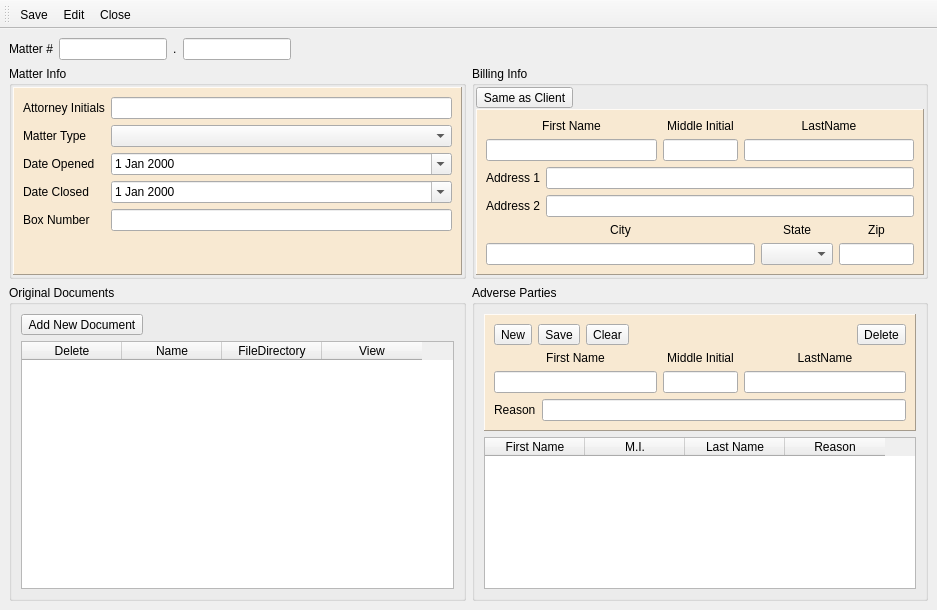
<?xml version="1.0" encoding="UTF-8"?>
<ui version="4.0">
 <class>MatterWindow</class>
 <widget class="QMainWindow" name="MatterWindow">
  <property name="windowModality">
   <enum>Qt::ApplicationModal</enum>
  </property>
  <property name="geometry">
   <rect>
    <x>0</x>
    <y>0</y>
    <width>937</width>
    <height>610</height>
   </rect>
  </property>
  <property name="windowTitle">
   <string>Matter Details</string>
  </property>
  <property name="styleSheet">
   <string notr="true">
QMainWindow#MainWindow{
	
	font: 10pt &quot;Microsoft Tai Le&quot;;
	background-color:rgb(226, 226, 226);
}
QGroupBox{
	font: 75 12pt &quot;Microsoft Tai Le&quot;;
}
QPushButton{
	
	font: 75 10pt &quot;Microsoft Tai Le&quot;;
	color: rgb(202, 161, 56);
	background-color: rgb(11, 56, 97);
}
QToolButton{
	font: 75 10pt &quot;Microsoft Tai Le&quot;;
}
QToolButton#prevPage{
	
	font: 75 10pt &quot;Microsoft Tai Le&quot;;
	color: rgb(202, 161, 56);
	background-color: rgb(11, 56, 97);
}
QToolButton#nextPage{
	
	font: 75 10pt &quot;Microsoft Tai Le&quot;;
	color: rgb(202, 161, 56);
	background-color: rgb(11, 56, 97);
}</string>
  </property>
  <property name="toolButtonStyle">
   <enum>Qt::ToolButtonIconOnly</enum>
  </property>
  <widget class="QWidget" name="centralwidget">
   <layout class="QVBoxLayout" name="verticalLayout_7">
    <item>
     <layout class="QHBoxLayout" name="horizontalLayout_5">
      <item>
       <widget class="QLabel" name="label_5">
        <property name="styleSheet">
         <string notr="true">font: 75 12pt &quot;Microsoft Tai Le&quot;;</string>
        </property>
        <property name="text">
         <string>Matter #</string>
        </property>
       </widget>
      </item>
      <item>
       <widget class="QLineEdit" name="clientNum">
        <property name="sizePolicy">
         <sizepolicy hsizetype="Preferred" vsizetype="Fixed">
          <horstretch>0</horstretch>
          <verstretch>0</verstretch>
         </sizepolicy>
        </property>
       </widget>
      </item>
      <item>
       <widget class="QLabel" name="label_11">
        <property name="styleSheet">
         <string notr="true">font: 75 12pt &quot;Microsoft Tai Le&quot;;</string>
        </property>
        <property name="text">
         <string>.</string>
        </property>
       </widget>
      </item>
      <item>
       <widget class="QLineEdit" name="matterNum">
        <property name="sizePolicy">
         <sizepolicy hsizetype="Preferred" vsizetype="Fixed">
          <horstretch>0</horstretch>
          <verstretch>0</verstretch>
         </sizepolicy>
        </property>
       </widget>
      </item>
      <item>
       <spacer name="horizontalSpacer_4">
        <property name="orientation">
         <enum>Qt::Horizontal</enum>
        </property>
        <property name="sizeHint" stdset="0">
         <size>
          <width>40</width>
          <height>20</height>
         </size>
        </property>
       </spacer>
      </item>
     </layout>
    </item>
    <item>
     <layout class="QHBoxLayout" name="horizontalLayout">
      <item>
       <widget class="QGroupBox" name="matterGroup">
        <property name="title">
         <string>Matter Info</string>
        </property>
        <property name="flat">
         <bool>true</bool>
        </property>
        <layout class="QVBoxLayout" name="verticalLayout_3">
         <property name="spacing">
          <number>1</number>
         </property>
         <property name="leftMargin">
          <number>1</number>
         </property>
         <property name="topMargin">
          <number>1</number>
         </property>
         <property name="rightMargin">
          <number>1</number>
         </property>
         <property name="bottomMargin">
          <number>1</number>
         </property>
         <item>
          <widget class="QFrame" name="frame">
           <property name="styleSheet">
            <string notr="true">QFrame{ background-color: rgb(248, 233, 210); }</string>
           </property>
           <property name="frameShape">
            <enum>QFrame::Panel</enum>
           </property>
           <property name="frameShadow">
            <enum>QFrame::Raised</enum>
           </property>
           <layout class="QFormLayout" name="formLayout_2">
            <item row="0" column="0">
             <widget class="QLabel" name="label">
              <property name="text">
               <string>Attorney Initials</string>
              </property>
             </widget>
            </item>
            <item row="0" column="1">
             <widget class="QLineEdit" name="attorneyInitials"/>
            </item>
            <item row="1" column="0">
             <widget class="QLabel" name="label_2">
              <property name="text">
               <string>Matter Type</string>
              </property>
             </widget>
            </item>
            <item row="1" column="1">
             <widget class="QComboBox" name="matterType"/>
            </item>
            <item row="2" column="0">
             <widget class="QLabel" name="label_3">
              <property name="text">
               <string>Date Opened</string>
              </property>
             </widget>
            </item>
            <item row="2" column="1">
             <widget class="QDateEdit" name="dateOpened">
              <property name="showGroupSeparator" stdset="0">
               <bool>false</bool>
              </property>
              <property name="calendarPopup">
               <bool>true</bool>
              </property>
             </widget>
            </item>
            <item row="3" column="0">
             <widget class="QLabel" name="label_9">
              <property name="text">
               <string>Date Closed</string>
              </property>
             </widget>
            </item>
            <item row="3" column="1">
             <widget class="QDateEdit" name="dateClosed">
              <property name="showGroupSeparator" stdset="0">
               <bool>false</bool>
              </property>
              <property name="calendarPopup">
               <bool>true</bool>
              </property>
             </widget>
            </item>
            <item row="4" column="0">
             <widget class="QLabel" name="label_10">
              <property name="text">
               <string>Box Number</string>
              </property>
             </widget>
            </item>
            <item row="4" column="1">
             <widget class="QLineEdit" name="boxNumber"/>
            </item>
           </layout>
          </widget>
         </item>
        </layout>
       </widget>
      </item>
      <item>
       <widget class="QGroupBox" name="billingGroup">
        <property name="title">
         <string>Billing Info</string>
        </property>
        <property name="flat">
         <bool>true</bool>
        </property>
        <layout class="QVBoxLayout" name="verticalLayout_4">
         <property name="spacing">
          <number>1</number>
         </property>
         <property name="leftMargin">
          <number>1</number>
         </property>
         <property name="topMargin">
          <number>1</number>
         </property>
         <property name="rightMargin">
          <number>1</number>
         </property>
         <property name="bottomMargin">
          <number>1</number>
         </property>
         <item>
          <widget class="QToolButton" name="useClientAddress">
           <property name="text">
            <string>Same as Client</string>
           </property>
          </widget>
         </item>
         <item>
          <widget class="QFrame" name="frame_2">
           <property name="styleSheet">
            <string notr="true">QFrame{ background-color: rgb(248, 233, 210); }</string>
           </property>
           <property name="frameShape">
            <enum>QFrame::Panel</enum>
           </property>
           <property name="frameShadow">
            <enum>QFrame::Raised</enum>
           </property>
           <layout class="QVBoxLayout" name="verticalLayout">
            <item>
             <layout class="QGridLayout" name="gridLayout">
              <item row="2" column="0">
               <widget class="QLineEdit" name="firstName"/>
              </item>
              <item row="2" column="2">
               <widget class="QLineEdit" name="lastName"/>
              </item>
              <item row="2" column="1">
               <widget class="QLineEdit" name="middleInitial">
                <property name="sizePolicy">
                 <sizepolicy hsizetype="Preferred" vsizetype="Fixed">
                  <horstretch>0</horstretch>
                  <verstretch>0</verstretch>
                 </sizepolicy>
                </property>
                <property name="maximumSize">
                 <size>
                  <width>75</width>
                  <height>16777215</height>
                 </size>
                </property>
               </widget>
              </item>
              <item row="1" column="2">
               <widget class="QLabel" name="label_8">
                <property name="text">
                 <string>LastName</string>
                </property>
                <property name="alignment">
                 <set>Qt::AlignCenter</set>
                </property>
               </widget>
              </item>
              <item row="1" column="0">
               <widget class="QLabel" name="label_6">
                <property name="text">
                 <string>First Name</string>
                </property>
                <property name="alignment">
                 <set>Qt::AlignCenter</set>
                </property>
               </widget>
              </item>
              <item row="1" column="1">
               <widget class="QLabel" name="label_7">
                <property name="text">
                 <string>Middle Initial</string>
                </property>
                <property name="alignment">
                 <set>Qt::AlignCenter</set>
                </property>
               </widget>
              </item>
             </layout>
            </item>
            <item>
             <layout class="QFormLayout" name="formLayout">
              <item row="0" column="0">
               <widget class="QLabel" name="label_27">
                <property name="text">
                 <string>Address 1</string>
                </property>
               </widget>
              </item>
              <item row="0" column="1">
               <widget class="QLineEdit" name="addr1"/>
              </item>
              <item row="1" column="0">
               <widget class="QLabel" name="label_28">
                <property name="text">
                 <string>Address 2</string>
                </property>
               </widget>
              </item>
              <item row="1" column="1">
               <widget class="QLineEdit" name="addr2"/>
              </item>
             </layout>
            </item>
            <item>
             <layout class="QGridLayout" name="gridLayout_10">
              <item row="0" column="0">
               <widget class="QLabel" name="label_29">
                <property name="text">
                 <string>City</string>
                </property>
                <property name="alignment">
                 <set>Qt::AlignCenter</set>
                </property>
               </widget>
              </item>
              <item row="0" column="1">
               <widget class="QLabel" name="label_30">
                <property name="text">
                 <string>State</string>
                </property>
                <property name="alignment">
                 <set>Qt::AlignCenter</set>
                </property>
               </widget>
              </item>
              <item row="0" column="2">
               <widget class="QLabel" name="label_31">
                <property name="text">
                 <string>Zip</string>
                </property>
                <property name="alignment">
                 <set>Qt::AlignCenter</set>
                </property>
               </widget>
              </item>
              <item row="1" column="0">
               <widget class="QLineEdit" name="billCity"/>
              </item>
              <item row="1" column="1">
               <widget class="QComboBox" name="billState"/>
              </item>
              <item row="1" column="2">
               <widget class="QLineEdit" name="billZip">
                <property name="maximumSize">
                 <size>
                  <width>75</width>
                  <height>16777215</height>
                 </size>
                </property>
               </widget>
              </item>
             </layout>
            </item>
           </layout>
          </widget>
         </item>
        </layout>
       </widget>
      </item>
     </layout>
    </item>
    <item>
     <layout class="QHBoxLayout" name="horizontalLayout_7">
      <item>
       <widget class="QGroupBox" name="documentGroup">
        <property name="title">
         <string>Original Documents</string>
        </property>
        <property name="flat">
         <bool>true</bool>
        </property>
        <layout class="QVBoxLayout" name="verticalLayout_2">
         <item>
          <layout class="QHBoxLayout" name="horizontalLayout_6">
           <item>
            <widget class="QToolButton" name="attachDocument">
             <property name="text">
              <string>Add New Document</string>
             </property>
             <property name="toolButtonStyle">
              <enum>Qt::ToolButtonTextBesideIcon</enum>
             </property>
            </widget>
           </item>
           <item>
            <spacer name="horizontalSpacer_5">
             <property name="orientation">
              <enum>Qt::Horizontal</enum>
             </property>
             <property name="sizeHint" stdset="0">
              <size>
               <width>40</width>
               <height>20</height>
              </size>
             </property>
            </spacer>
           </item>
          </layout>
         </item>
         <item>
          <widget class="QTableWidget" name="documentList">
           <column>
            <property name="text">
             <string>Delete</string>
            </property>
           </column>
           <column>
            <property name="text">
             <string>Name</string>
            </property>
           </column>
           <column>
            <property name="text">
             <string>FileDirectory</string>
            </property>
           </column>
           <column>
            <property name="text">
             <string>View</string>
            </property>
           </column>
          </widget>
         </item>
        </layout>
       </widget>
      </item>
      <item>
       <widget class="QGroupBox" name="adversePartyGroup">
        <property name="title">
         <string>Adverse Parties</string>
        </property>
        <property name="flat">
         <bool>true</bool>
        </property>
        <layout class="QVBoxLayout" name="verticalLayout_6">
         <item>
          <widget class="QFrame" name="frame_3">
           <property name="styleSheet">
            <string notr="true">QFrame{ background-color: rgb(248, 233, 210); }</string>
           </property>
           <property name="frameShape">
            <enum>QFrame::Panel</enum>
           </property>
           <property name="frameShadow">
            <enum>QFrame::Raised</enum>
           </property>
           <layout class="QVBoxLayout" name="verticalLayout_5">
            <item>
             <layout class="QGridLayout" name="gridLayout_3">
              <item row="1" column="0">
               <widget class="QLabel" name="label_14">
                <property name="text">
                 <string>First Name</string>
                </property>
                <property name="alignment">
                 <set>Qt::AlignCenter</set>
                </property>
               </widget>
              </item>
              <item row="2" column="0">
               <widget class="QLineEdit" name="apFirst"/>
              </item>
              <item row="1" column="2">
               <widget class="QLabel" name="label_16">
                <property name="text">
                 <string>LastName</string>
                </property>
                <property name="alignment">
                 <set>Qt::AlignCenter</set>
                </property>
               </widget>
              </item>
              <item row="1" column="1">
               <widget class="QLabel" name="label_15">
                <property name="text">
                 <string>Middle Initial</string>
                </property>
                <property name="alignment">
                 <set>Qt::AlignCenter</set>
                </property>
               </widget>
              </item>
              <item row="2" column="1">
               <widget class="QLineEdit" name="apMiddle">
                <property name="sizePolicy">
                 <sizepolicy hsizetype="Preferred" vsizetype="Fixed">
                  <horstretch>0</horstretch>
                  <verstretch>0</verstretch>
                 </sizepolicy>
                </property>
                <property name="maximumSize">
                 <size>
                  <width>75</width>
                  <height>16777215</height>
                 </size>
                </property>
               </widget>
              </item>
              <item row="2" column="2">
               <widget class="QLineEdit" name="apLast"/>
              </item>
              <item row="0" column="0" colspan="3">
               <layout class="QHBoxLayout" name="horizontalLayout_3">
                <item>
                 <widget class="QToolButton" name="apNew">
                  <property name="text">
                   <string>New</string>
                  </property>
                  <property name="toolButtonStyle">
                   <enum>Qt::ToolButtonTextBesideIcon</enum>
                  </property>
                 </widget>
                </item>
                <item>
                 <widget class="QToolButton" name="apSave">
                  <property name="text">
                   <string>Save</string>
                  </property>
                  <property name="toolButtonStyle">
                   <enum>Qt::ToolButtonTextBesideIcon</enum>
                  </property>
                 </widget>
                </item>
                <item>
                 <widget class="QToolButton" name="apClear">
                  <property name="text">
                   <string>Clear</string>
                  </property>
                  <property name="toolButtonStyle">
                   <enum>Qt::ToolButtonTextBesideIcon</enum>
                  </property>
                 </widget>
                </item>
                <item>
                 <spacer name="horizontalSpacer">
                  <property name="orientation">
                   <enum>Qt::Horizontal</enum>
                  </property>
                  <property name="sizeHint" stdset="0">
                   <size>
                    <width>40</width>
                    <height>20</height>
                   </size>
                  </property>
                 </spacer>
                </item>
                <item>
                 <widget class="QToolButton" name="apDelete">
                  <property name="text">
                   <string>Delete</string>
                  </property>
                  <property name="toolButtonStyle">
                   <enum>Qt::ToolButtonTextBesideIcon</enum>
                  </property>
                 </widget>
                </item>
               </layout>
              </item>
             </layout>
            </item>
            <item>
             <layout class="QHBoxLayout" name="horizontalLayout_2">
              <item>
               <widget class="QLabel" name="label_17">
                <property name="text">
                 <string>Reason</string>
                </property>
                <property name="alignment">
                 <set>Qt::AlignLeading|Qt::AlignLeft|Qt::AlignVCenter</set>
                </property>
               </widget>
              </item>
              <item>
               <widget class="QLineEdit" name="reason"/>
              </item>
             </layout>
            </item>
           </layout>
          </widget>
         </item>
         <item>
          <widget class="QTableWidget" name="partyList">
           <column>
            <property name="text">
             <string>First Name</string>
            </property>
           </column>
           <column>
            <property name="text">
             <string>M.I.</string>
            </property>
           </column>
           <column>
            <property name="text">
             <string>Last Name</string>
            </property>
           </column>
           <column>
            <property name="text">
             <string>Reason</string>
            </property>
           </column>
          </widget>
         </item>
        </layout>
       </widget>
      </item>
     </layout>
    </item>
   </layout>
  </widget>
  <widget class="QToolBar" name="toolBar">
   <property name="windowTitle">
    <string>toolBar</string>
   </property>
   <property name="toolButtonStyle">
    <enum>Qt::ToolButtonTextBesideIcon</enum>
   </property>
   <attribute name="toolBarArea">
    <enum>TopToolBarArea</enum>
   </attribute>
   <attribute name="toolBarBreak">
    <bool>false</bool>
   </attribute>
   <addaction name="actionSave"/>
   <addaction name="actionEdit"/>
   <addaction name="actionClose"/>
  </widget>
  <action name="actionSave">
   <property name="icon">
    <iconset>
     <normaloff>:/Icons/save.ico</normaloff>:/Icons/save.ico</iconset>
   </property>
   <property name="text">
    <string>Save</string>
   </property>
  </action>
  <action name="actionEdit">
   <property name="icon">
    <iconset>
     <normaloff>:/Icons/note.ico</normaloff>:/Icons/note.ico</iconset>
   </property>
   <property name="text">
    <string>Edit</string>
   </property>
  </action>
  <action name="actionClose">
   <property name="icon">
    <iconset>
     <normaloff>:/Icons/arrow-1.ico</normaloff>:/Icons/arrow-1.ico</iconset>
   </property>
   <property name="text">
    <string>Close</string>
   </property>
  </action>
 </widget>
 <resources/>
 <connections/>
</ui>
